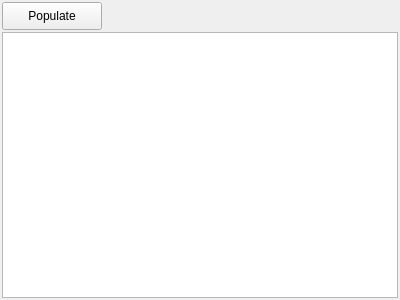
<?xml version="1.0" encoding="UTF-8"?>
<ui version="4.0">
 <class>mainWinow</class>
 <widget class="QMainWindow" name="mainWinow">
  <property name="geometry">
   <rect>
    <x>0</x>
    <y>0</y>
    <width>400</width>
    <height>300</height>
   </rect>
  </property>
  <property name="font">
   <font>
    <family>Segoe UI</family>
    <pointsize>9</pointsize>
   </font>
  </property>
  <property name="windowTitle">
   <string>mainWinow</string>
  </property>
  <widget class="QWidget" name="centralWidget">
   <layout class="QVBoxLayout" name="verticalLayout">
    <property name="spacing">
     <number>2</number>
    </property>
    <property name="leftMargin">
     <number>2</number>
    </property>
    <property name="topMargin">
     <number>2</number>
    </property>
    <property name="rightMargin">
     <number>2</number>
    </property>
    <property name="bottomMargin">
     <number>2</number>
    </property>
    <item>
     <widget class="QPushButton" name="pushButton">
      <property name="minimumSize">
       <size>
        <width>0</width>
        <height>28</height>
       </size>
      </property>
      <property name="maximumSize">
       <size>
        <width>100</width>
        <height>28</height>
       </size>
      </property>
      <property name="text">
       <string>Populate</string>
      </property>
     </widget>
    </item>
    <item>
     <widget class="QListWidget" name="listWidget"/>
    </item>
   </layout>
  </widget>
 </widget>
 <layoutdefault spacing="6" margin="11"/>
 <resources/>
 <connections/>
</ui>
